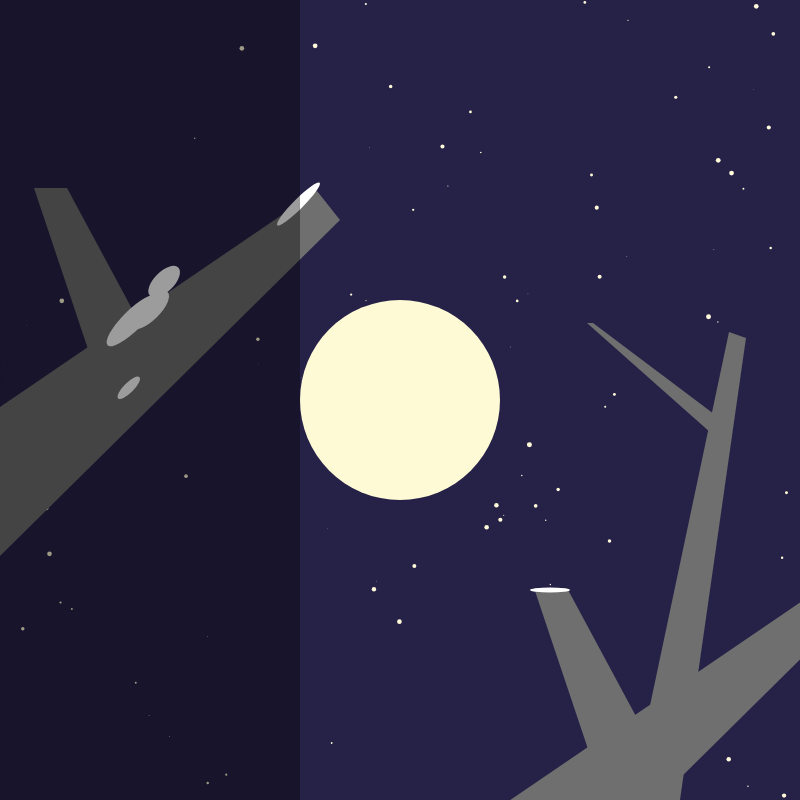
Frame 1 (no input)
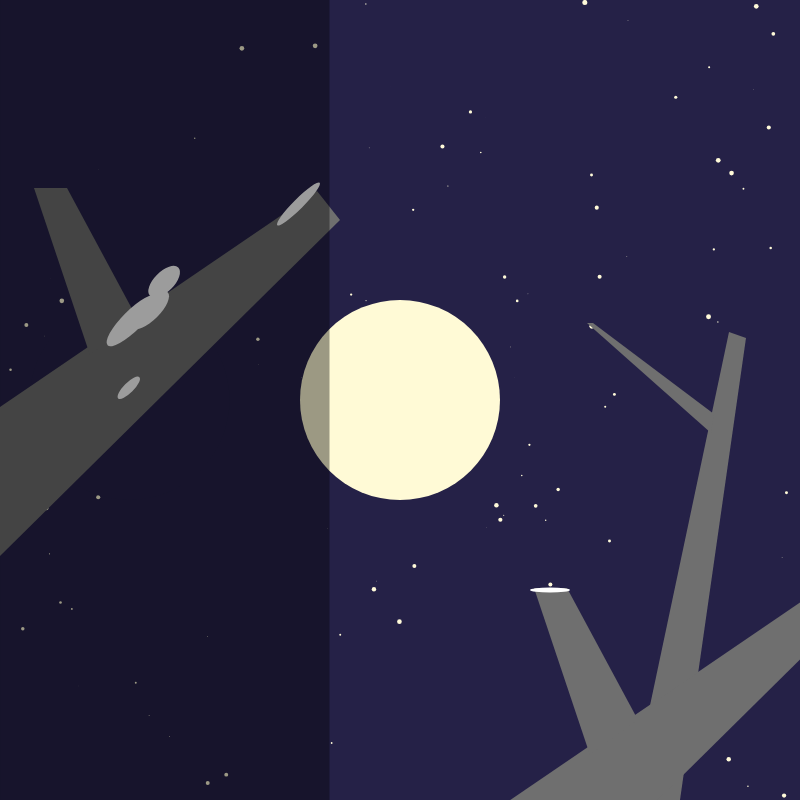
Frame 60 (no input)
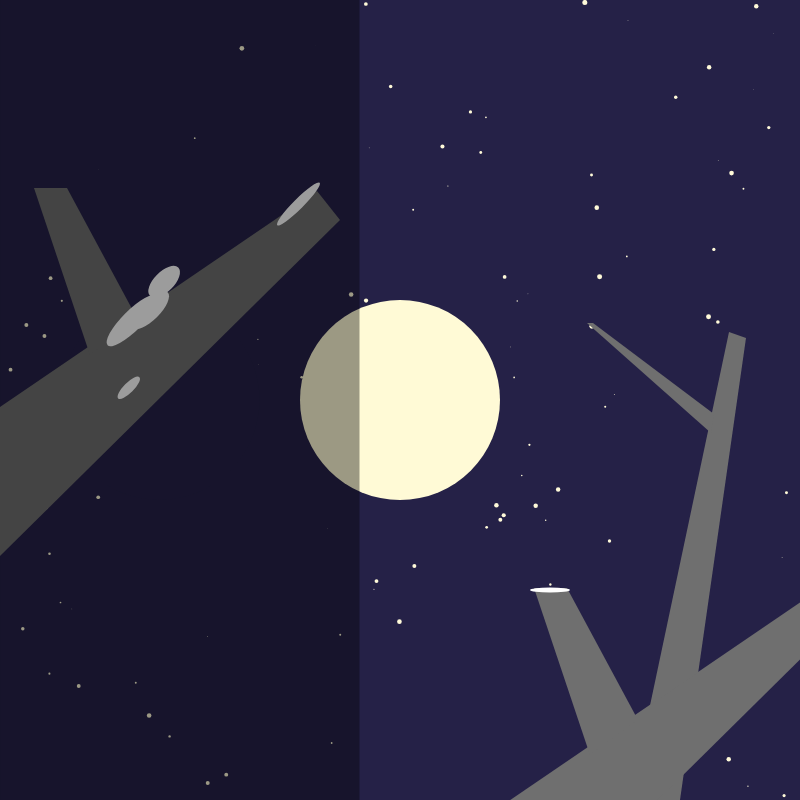
Frame 120 (the mouse pressed at the canvas centre since frame 60)

The p5.js sketch that drew these frames (run headless with seeded random() and noise() and a simulated clock; from frame 60 on, the mouse is pressed at the canvas centre):

// p5.js sketch
// ── sketch.js
//Apr 6 updated, utlized same logic of code from cherrbloosm and makes the snow melting by the time frames.



// first scene is in the dark night and a circle mask moving around to makes a effects as the lunar eclipse.

// i also use a moving rect to makea shadow -> the circle mask will arrive later.
// i use the for loop random in the start also frame counter to control the star twinkletiming ans size.
//when you press the  RIGHT_ARROW the scene will move into the next scene. and you will see cherry blossoms. -> I followed the same logic that I used in the snow logic code. I used the translation matrix scale function and also collaborated with frame counter function.



let cherryTrees = []; //declear my object.

let drawTreeleft, drawRight, stars,snow, cherryblossm;
//declaring objects.
let birdcolor;
let showFirstSet = true; // for mouse presse
let clouds = []; 

let moonX = 400; // moonXvalue.
    let moonY = 400; // the moon  Y value
    let movingCircleX = 100; //making mask move.
    let movingCircleY = 400; //moving mask y value. 
    let maskColor; //maskcolor
    let bgColor2;
    let currentColor;

   let shadowX = 0; //shadowX 
   let shadowY = 0; //shadowY

function setup() {
      
       birdcolor = color (156, 161, 186);
      createCanvas(800, 800);
      bgColor2 = color(37, 33, 71);//bgcolor
      maskColor = color(37, 33, 71);//maskcolor
      
      currentColor = lerpColor(bgColor2, maskColor, 0.5);
      
      drawTreeleft = new DrawTree (0,0, color(111,111,111));
      
      stars = new  DrawStars (20,20,color(255));
      
     //cherrytree = new Treecrown(100, 750, color(245, 203, 223)); //new added
      
    cherryblossm = new  DrawFlower (150,310, color(235, 160, 190));
      
      // for scene2 //
      
      clouds.push({ x: -50, y: height / 4, speed: 2 });
      clouds.push({ x: -150, y: height/3 , speed: 1.5 });
       clouds.push({ x: -250, y: height / 2, speed: 1 });
       clouds.push({ x: -250, y: 100, speed: 1 });
      
      
      // for scene 2
      
      
       snow = new  DrawSnow (150,310, color(255));

  drawRight = new DrawTree(500, 400, color(111,111,111));

      stars = []; // array for stars
  for (let i = 0; i < 100; i++) { // Example: Create 100 stars
    let x = random(width);
    let y = random(height);
    stars.push(new DrawStars(x, y, color(255, 250, 217)));  
  } //end of this
      

  //setup for cherrytrees
  
  
    
  
let startX = 50;
   let spacing = 10;
  
  for (let i = 0; i<3; i++) {
    let x = startX + (i * (spacing + 300));
    let y = 650;
    let treeColor = color(245, 203, 223);
    cherryTrees.push(new Treecrown(x, y, treeColor));
  }
      
    }




function draw() {

  let sceneDuration = 800; // duration of each scene in frames.
  let currentScene = Math.floor(frameCount / sceneDuration) % 3; //  3 scenes

  background(bgColor2);

  // changed the scene from time instead of mouse or key
  switch (currentScene) {
    case 0:
      DrawLunareclipse();
      break;
    case 1:
      Drawcherryblossm();
      break;
    case 2:
            
     stars.forEach(star => {
        star.updateStar(); // for twinkling
        star.display(); // star with its current properties
    });
      // end of stars
   
  clouds.forEach(cloud => {
    drawCloud(cloud.x, cloud.y); // draw each cloud 
    
   
    cloud.x += cloud.speed;
    
  
    if (cloud.x > width + 100) { //control the cloud number.
      cloud.x = -200; 
      cloud.y = random(height / 4, height / 2); //randomize y position
    }
  });
    drawBridflying() ;
      break;
  }
}




function DrawLunareclipse() {
   //setup class for OOP -> i want a yellowmoon.
 
     
      currentColor = lerpColor(maskColor, bgColor2, 0.5);
      background(currentColor);
      

      
       stars.forEach(star => {
        star.updateStar(); 
        star.display(); // Draw the star with its current properties
    });
      // end of stars
      
      // draw moon
      fill(255, 250, 214); //moon color
      ellipse(moonX, moonY, 200, 200); // moon
      
      // moving circle
      fill(37, 33, 71);//mask
      ellipse(movingCircleX, movingCircleY, 200, 200);
      

      
      drawTreeleft.display(); //call my instance of display
      drawRight.display(); // i want draw the tree on the right
      
      snow.display(); //call the snow
      
      fill(0,99) // adding shadow
      rect(movingCircleX-600,0,800,800);//moving shadow
      
      

      // speed of mask. 
      movingCircleX += 0.5;
      if (movingCircleX > width + 40) {
        movingCircleX = -40;
      }
    
     
      
    }









// 2
function Drawcherryblossm() {
      

      background(200, 226, 227);
      
   
      if (showFirstSet) {
        
        
        
       stars.forEach(star => {
        star.updateStar(); //for twinkling
        star.display(); // draw the star with its current properties
    });
      // end of stars
      

      fill(255, 250, 214);
      ellipse(moonX, moonY, 200, 200); // moon
      
     
      

      
      drawTreeleft.display(); //call my instance of display
      drawRight.display(); // i want draw the tree on the right
      
      
 cherryblossm.display(); //call the cherryblossm
       // cherrytree.display();
      
      
 drawBrid() ;
      
      

      }

    }
    

// new class - > for drawing tree

  class DrawTree {
    constructor (dx,dy,dc){
      this.x = dx;
      this.y = dy;
      this.c = dc;
      
    }
    
    display() {
      //treetrunk
     fill(this.c);
    beginShape();
    vertex(this.x + 0, this.y + 407);
    vertex(this.x + 317, this.y + 191);
    vertex(this.x + 340, this.y + 220); // right bottom
    vertex(this.x + 0, this.y + 556);
    endShape(CLOSE);
      
    //tree trunk2
    fill(this.c);
    noStroke();
	beginShape(); /*()inside should be empty*/
	vertex(this.x+34,  this.y+188);
	vertex(this.x+67,  this.y+188);
	vertex(this.x+138,  this.y+320); /*right bottom8*/
	vertex(this.x+90,  this.y+355);
	endShape();
      
        //tree trunk3
    fill(this.c);
    noStroke();
	beginShape(); /*()inside should be empty*/
	vertex(this.x+729,  this.y+332);
	vertex(this.x+746,  this.y+338);
	vertex(this.x+680,  this.y+800); 
	vertex(this.x+630,  this.y+800);
	endShape();
      
              //tree trunk4
    fill(this.c);
    noStroke();
	beginShape(); /*()inside should be empty*/
	vertex(this.x+587,  this.y+323);
	vertex(this.x+593,  this.y+323);
	vertex(this.x+714,  this.y+414); 
	vertex(this.x+711,  this.y+433);
	endShape();
    
      
    }
    
  }
    

class DrawStars {
  constructor(sx, sy, sc) {
    this.x = sx;
    this.y = sy;
    this.c = sc;
  
    this.brightness = 255;
    this.size = random(0, 5);
    this.updateStar(true); //use it for framecout
     this.twinkleTiming = random(30, 150);
     this.frameCounter = 0;
  }
  
  updateStar() {
    
     this.frameCounter++;
   
    if (this.frameCounter >= this.twinkleTiming) {
            // Reset the counter and update the twinkle timing for the next cycle
            this.frameCounter = 0;
            this.twinkleTiming = random(10, 150); 

            this.brightness = random(0, 255); 
            this.size = random(0, 5); //
     }
  }

  display() {
 
    fill(this.c, this.brightness);
    noStroke();
    ellipse(this.x, this.y, this.size, this.size); // small stars
  }
}


function Drawcherryblossm() {
      

      background(200, 226, 227);//day
      
   
         background(bgColor2);//night
        
        
        
       stars.forEach(star => {
        star.updateStar(); // Update the star's properties for twinkling
        star.display(); // draw the star with its current properties
    });
      // end of stars
      

      fill(255, 216, 138)//moon color make its same as the first one
      ellipse(moonX, moonY, 200, 200); // moon
      
     
      

      
      drawTreeleft.display(); //call my instance of display
      drawRight.display(); // i want draw the tree on the right
      
      
 cherryblossm.display(); //call the cherryblossm
      
      
 drawBrid() ;
      
}

 
      
    

 
class DrawFlower {
      
  
 constructor(x, y, c) {
        this.x = x;
        this.y = y;
        this.c = c;
        this.isVisible = true;
        this.size = 0.2; // initial scaling factor
        this.frameCounter = 0; // 
        this.bloomFrame = 60; // number of frames to wait before blooming
    }

    display() {
        this.frameCounter++; // add size

        
        if (this.frameCounter >= this.bloomFrame) {
            this.size += 0.1; // increase size for the bloom effect
           if ( this.size >= 1.5 ) { // reset frame counter to continuously bloom
             this.size =2; // max of the size
           }
           this.frameCounter = 0;
        }

        // animation of cherry bloosm blooming-> it will blooming from small to big.
        push(); 
        translate(this.x, this.y); 
        scale(this.size); 

        // reset positions since we've translated to (this.x, this.y) and scaled
        fill(this.c);
        ellipse(0, 0, 30, 30);
       pop();
      
      push();
      translate(this.x, this.y);
       fill(this.c);
        scale(this.size); 
        ellipse(30, -25, 15, 15);
      pop();
      

        push();
      translate(this.x, this.y);
         fill(this.c);
        scale(this.size); 
        ellipse(0, 40, 15, 15);
        pop();

      
          push();
      translate(this.x, this.y);
       fill(this.c);
        scale(this.size);
      //set this location fix .
      let compensatedX = (-60 / this.size-2);
        let compensatedY = (30 / this.size-2);
        ellipse(compensatedX, compensatedY, 10, 10);
      ellipse(compensatedX-20, compensatedY+80, 30, 30);
      pop();

      
      push();
      translate(this.x, this.y);
      fill(this.c);
       scale(this.size);
      
      // flower on the right
      let compensatedX1 = (500 / this.size-2);
      let compensatedY2 = (60 / this.size-2);
      let compensatedX11 = (580 / this.size-1);
      let compensatedY22 = (30 / this.size-2);
      
       let compensatedX111 = (590 / this.size+1);
      
       let compensatedY222 = (80 / this.size-2);
      ellipse(compensatedX1, compensatedY2, 10, 10);
      ellipse(compensatedX11, compensatedY22, 10, 10);
      ellipse(compensatedX111, compensatedY222, 10, 10);
      
      
  
      pop();
      
        //
  }
  
}

function drawBrid() {
  
  push();
  fill( birdcolor);
  translate(150, 110);
  scale(0.5); 
  noStroke();
  
  // draw body

  
  fill( birdcolor);
  noStroke();
  ellipse(200, 220, 100, 100); 
  
  // head of the bird - a smaller circle
  ellipse(240, 180, 50, 50); 
  
  // beak of the bird - a triangle
  fill( birdcolor);
  triangle(260, 170, 280, 180, 260, 190);
  
  // tail of the bird - a triangle
  fill(birdcolor);
  triangle(180, 200, 120, 190, 120, 230);
  
  // wing of the bird - using beginShape() and endShape()
  fill(birdcolor);
  beginShape();
  vertex(160, 170); // starting point at the center-top of the body
  //wing
  
 // vertex(160, 120); // upper left point of the wing
  vertex(230, 160); // outermost point of the wing
  
 
  endShape(CLOSE);

}

function drawBridflying() {
  //cherrytree.display();
  
   for (let i = 0; i < cherryTrees.length; i++) {
    cherryTrees[i].move();
    cherryTrees[i].display();
  }
  
  push();
  fill( birdcolor);
  translate(mouseX, mouseY);
  scale(-1,1);
  noStroke();
  
  // draw body

  
  fill( birdcolor);
  noStroke();
  ellipse(200, 220, 100, 100); 
  
  // head of the bird - a smaller circle
  ellipse(240, 180, 50, 50); 
  
  // beak of the bird 
  fill( birdcolor);
  triangle(260, 170, 280, 180, 260, 190);
  
  // tail of the bird 
  fill(birdcolor);
  triangle(180, 200, 120, 190, 120, 230);
  
  // wing of the bird 
  fill(birdcolor);
  beginShape();
  vertex(160, 170); // starting point at the center-top of the body
  //wing
  
  triangle(230, 245, 158, 205, 196, random(190,100));
  
 
  endShape(CLOSE);
 
  
}

function drawCloud(x,y) {
  
   // clouds
   fill (255);
     ellipse(x+50,y+50,60,50);
  ellipse(x+80,y+40,60,50);
  ellipse(x+130,y+50,60,50);
  ellipse(x+70,y+70,60,50);
  ellipse(x+110,y+65,60,50);
  
}


class DrawSnow {
  
  constructor(x, y, c) {
    this.x = x;
    this.y = y;
    this.c = c;
    this.size = 10; // Initial scale of snow
    this.frameCounter = 0;
    this.melting = 400; // Time, frames to wait before start the animation.
  }
  
  display() {
    this.frameCounter++;
    
    if (this.frameCounter >= this.melting) {
      this.size -= 0.02;//speed of melting
      if (this.size <= 0) { 
        this.size = 10; 
        this.frameCounter = 0; 
      }
    }

    push();   
    
    translate(this.x, this.y); 
    rotate(radians(-45));
    fill(this.c);
   
    ellipse(0, 0, this.size * 5, this.size * 2);
    ellipse(30, -10, this.size * 4, this.size * 2);
    ellipse(-20, -5, this.size * 7, this.size * 2);
    ellipse(180, 30, this.size * 6, this.size);
    ellipse(-70, 40, this.size * 3, this.size);
    pop();

    
    fill(this.c); 
    ellipse(this.x + 400, this.y + 280, 40, 5);
  }
}


class Treecrown {

  constructor(x, y, c) {
    this.x = x;
    this.y = y;
    this.c = c;
    this.speedX = 1
  }
  
   move(){
       this.x += this.speedX;
        if (this.x < 0) {
      this.x = width;
    } else if (this.x > width) {
      this.x = 0;
    }
   }

  display() {
    push();
    fill(189, 164, 145);
    noStroke();
    rect(this.x + 75, this.y + 100, 40, 80);
    fill(this.c); //green
    noStroke();
    ellipse(this.x + 30, this.y + 50, 70, 70);
    ellipse(this.x + 80, this.y + 20, 70, 70);
    ellipse(this.x + 130, this.y + 50, 100, 50);
    ellipse(this.x + 70, this.y + 70, 80, 80);
    ellipse(this.x + 110, this.y + 85, 80, 80);
    pop();
  }
}

// ── arrays.js
let xVals = []; //delcaring an empty array
let yVals = []; 

let num;


function setup(){

creativeCanvas(800,800);
//background(255);
fill(255,102);
num = 50;
noStroke();


}

function draw () {
//for(let i = num - 1)
background(66, 135, 245);
for(let i = num -1; i>0; i--){
 xVals[i] =  xVals[i-1];
 yVals[i] = yVals[i-1];
 print(xVals[i]);
}

xVals[0] = mouseX;
yVals[0] = mouseY;

// utlizing the array;
for (let i = 0; i < num; i++){
    ellipse(xVals[i],yVals[i],num - i/2.0, num - i/2.0 )
}
}
